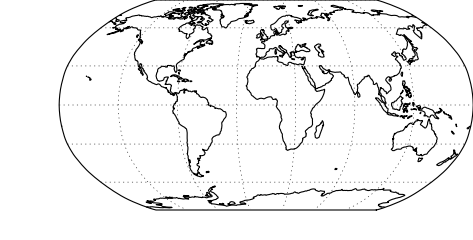

Write the Python code that produced this figure.
import matplotlib.pyplot as plt
import cartopy.crs as ccrs

plt.figure(figsize=(5.91496652704, 3))
delta = 0.125
ax = plt.axes([0+delta, 0+delta, 1-delta, 1-delta], projection=ccrs.Robinson())
#ax.set_global()
ax.coastlines()
ax.gridlines()
